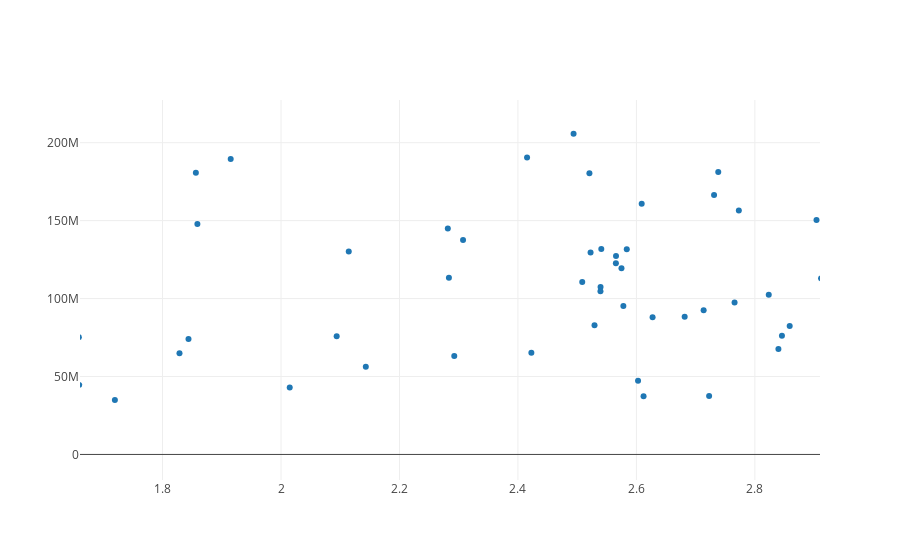

Here is the notebook cell this chart was saved with:
### Code cell
# Community Choice
trace = go.Scatter(
    x= alt_facts.expression,
    y= alt_facts.stop,
    mode='markers'
)
py.iplot([trace])

### Figure 1 — Plotly figure (JSON) as saved in the notebook; plotly's stock layout.template omitted (floating-point values rounded to 4 significant figures; data arrays with more than 128 entries replaced by an {"elided": "..."} marker saying what was removed)
{"data": [{"mode": "markers", "type": "scatter", "uid": "f33feb", "x": {"elided": "1000 float values"}, "y": {"elided": "1000 int values"}}], "layout": {"autosize": true, "xaxis": {"autorange": false, "range": [1.661, 2.91], "type": "linear"}, "yaxis": {"autorange": false, "range": [-16400000.0, 227400000.0], "type": "linear"}}}
